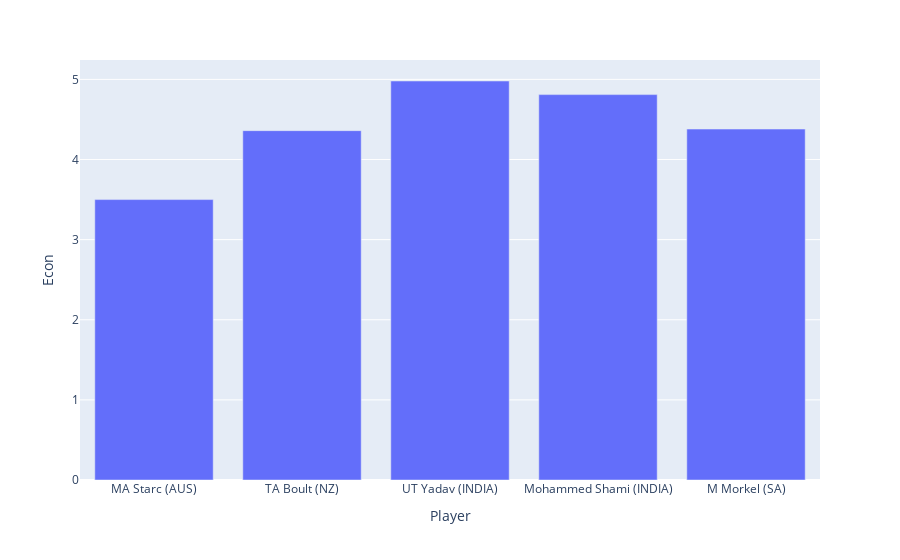

Notebook code for this chart:
### Code cell
#top 5 bowlers economy
import plotly.express as go
import pandas as pd
std=pd.read_excel('book1.xlsx')
print(std)
fig = go.bar(std,x="Player",y="Econ")

fig.show()

### Figure 1 — Plotly figure (JSON) as saved in the notebook; plotly's stock layout.template omitted (floating-point values rounded to 4 significant figures)
{"data": [{"alignmentgroup": "True", "hovertemplate": "Player=%{x}<br>Econ=%{y}<extra></extra>", "legendgroup": "", "marker": {"color": "#636efa", "pattern": {"shape": ""}}, "name": "", "offsetgroup": "", "orientation": "v", "showlegend": false, "textposition": "auto", "type": "bar", "x": ["MA Starc (AUS)", "TA Boult (NZ)", "UT Yadav (INDIA)", "Mohammed Shami (INDIA)", "M Morkel (SA)"], "xaxis": "x", "y": [3.5, 4.36, 4.98, 4.81, 4.38], "yaxis": "y"}], "layout": {"barmode": "relative", "legend": {"tracegroupgap": 0}, "margin": {"t": 60}, "xaxis": {"anchor": "y", "domain": [0, 1], "title": {"text": "Player"}}, "yaxis": {"anchor": "x", "domain": [0, 1], "title": {"text": "Econ"}}}}
